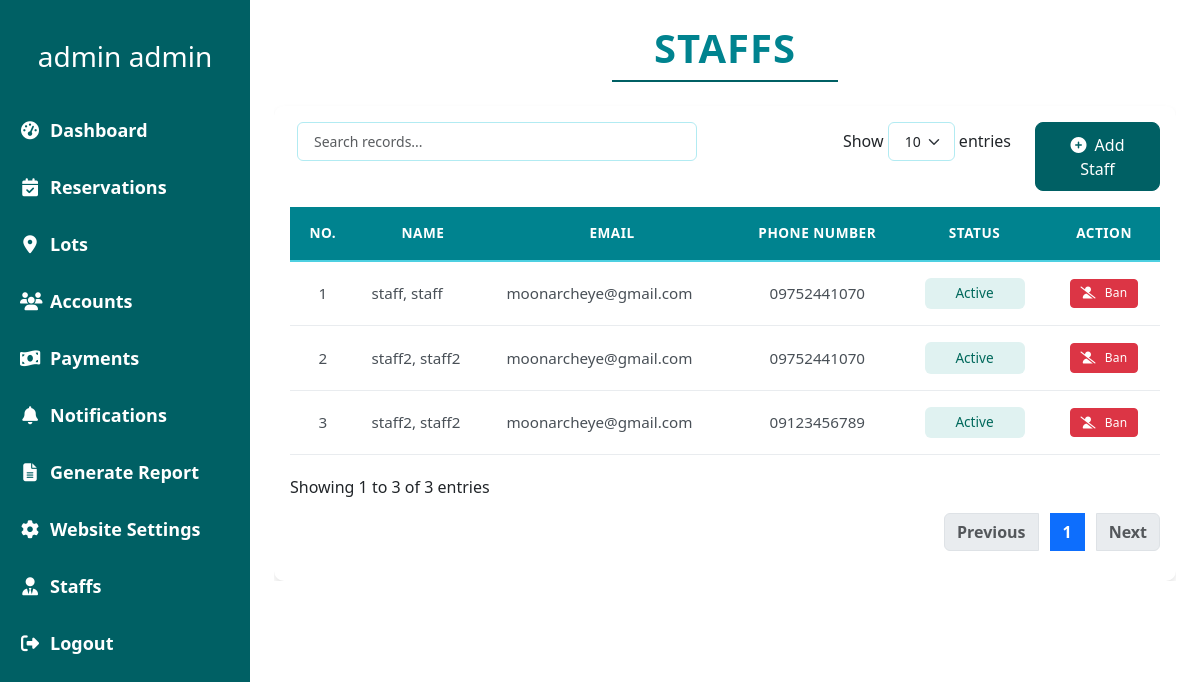
The app's page /admin/staff.php (signed in) with its own data.
### tables this page shows
CREATE TABLE `account` (
  `account_id` int(11) NOT NULL,
  `username` varchar(255) NOT NULL,
  `password` varchar(255) NOT NULL,
  `first_name` varchar(255) NOT NULL,
  `middle_name` varchar(250) NOT NULL,
  `last_name` varchar(255) NOT NULL,
  `email` varchar(255) DEFAULT NULL,
  `phone_number` varchar(20) NOT NULL,
  `created_at` timestamp NOT NULL DEFAULT current_timestamp(),
  `is_customer` tinyint(1) NOT NULL DEFAULT 0,
  `is_staff` tinyint(1) NOT NULL DEFAULT 0,
  `is_admin` tinyint(1) NOT NULL DEFAULT 0,
  `is_banned` tinyint(1) DEFAULT 0,
  `is_deleted` tinyint(1) NOT NULL DEFAULT 0,
  `reset_token` varchar(64) DEFAULT NULL,
  `reset_token_expiry` datetime DEFAULT NULL
);

### admin/staffs/staffs.class.php (called while the page is built, shortened)
<?php
require_once __DIR__ . '/../../database.php';
class Staffs_class {
    protected $db;
    function __construct() {
        $this->db = new Database();
    }
    function showALL_staff() {
        $sql = "SELECT *, CASE WHEN is_banned = 1 THEN 'Banned' ELSE 'Active' END as status
                FROM account
                WHERE is_staff = 1";
        $query = $this->db->connect()->prepare($sql);
        $data = null;
        if($query->execute()) {
            $data = $query->fetchAll();
        }
        return $data;
    }
}

### database.php (called while the page is built)
<?php
class Database{
    private $host = 'localhost';
    private $username = 'root';
    private $password = '';
    private $dbname = 'burial_db';
    protected $connection;
    function connect(){
        try {
            if($this->connection === null){
                $dsn = "mysql:host=$this->host;dbname=$this->dbname";
                $this->connection = new PDO($dsn, $this->username, $this->password, [
                    PDO::ATTR_ERRMODE => PDO::ERRMODE_EXCEPTION,
                    PDO::ATTR_DEFAULT_FETCH_MODE => PDO::FETCH_ASSOC,
                    PDO::ATTR_EMULATE_PREPARES => false
                ]);
            }
            return $this->connection;
        } catch (PDOException $e) {
            error_log("Database Connection Error: " . $e->getMessage());
            throw new Exception("Database connection failed: " . $e->getMessage());
        }
    }
}

### admin/staff.php (the view, shortened to what this page needs)
<?php
    include(__DIR__ . '/nav/navigation.php');
    require_once __DIR__ . '/staffs/staffs.class.php';
    $staffObj = new Staffs_class();
    $staffArray = $staffObj->showALL_staff();
?>
<link rel="stylesheet" type="text/css" href="https://cdn.datatables.net/1.13.7/css/dataTables.bootstrap5.min.css">
<div class="container-fluid px-4 py-4">
    <section id="staff">
        <div class="text-center mb-4">
            <h1 class="display-5 fw-bold text-uppercase" style="color: #006064;">STAFFS</h1>
            <div class="border-bottom border-2 w-25 mx-auto" style="border-color: #006064 !important;"></div>
        </div>
        <div class="card">
            <div class="card-body">
                <table id="staffTable" class="table table-hover">
                    <thead>
                        <tr>
                            <th>No.</th>
                            <th>Name</th>
                            <th>Email</th>
                            <th>Phone Number</th>
                            <th>Status</th>
                            <th>Action</th>
                        </tr>
                    </thead>
                    <tbody>
                        <?php
                            $i = 1;
                            foreach ($staffArray as $staff){
                        ?>
                        <tr>
                            <td class="text-center"><?= $i ?></td>
                            <td><?= $staff['last_name'] ?>, <?= $staff['first_name'] ?></td>
                            <td><?= $staff['email'] ?></td>
                            <td class="text-center"><?= $staff['phone_number'] ?></td>
                            <td class="text-center">
                                <span class="status-badge <?= strtolower($staff['status']) ?>">
                                    <?= $staff['status'] ?>
                                </span>
                            </td>
                            <td class="text-center">
                                <form method="POST" style="display: inline;">
                                    <button type="submit" name="toggle_ban"
                                            class="btn btn-sm <?= $staff['status'] == 'Banned' ? 'btn-success' : 'btn-danger' ?> d-flex align-items-center mx-auto">
                                        <i class="fas <?= $staff['status'] == 'Banned' ? 'fa-user-check' : 'fa-user-slash' ?> me-1"></i>
                                        <?= $staff['status'] == 'Banned' ? 'Unban' : 'Ban' ?>
                                    </button>
                                </form>
                            </td>
                        </tr>
                        <?php
                                $i++;
                            }
                        ?>
                    </tbody>
                </table>
            </div>
        </div>
    </section>
</div>

### admin/admin.css (style rules this page uses)
* { border: 0; margin: 0; padding: 0; }
:root { --primary-dark: #006064; --primary-light: #e0f2f1; --secondary: #b2dfdb; --accent: #455a64; --text-dark: #263238; --text-light: #ffffff; }
body { display: flex; background-color: white; min-height: 100vh; margin: 0; }
section { width: 100%; height: auto; overflow-y: auto; }
.card { border: none; border-radius: 10px; box-shadow: 0 4px 6px rgba(0, 0, 0, 0.1); transition: all 0.3s ease; height: 100%; }
.card-body { display: flex; flex-direction: column; }

### admin/staff.php (style rules this page uses)
.display-5 { font-size: 2.5rem !important; margin-bottom: 0.5rem !important; letter-spacing: 1px !important; color: #00838f !important; }
.table { border-collapse: separate !important; border-spacing: 0 !important; width: 100% !important; margin-bottom: 0 !important; border: none !important; }
.table thead th { background-color: #00838f !important; color: white !important; font-weight: 600 !important; text-transform: uppercase !important; font-size: 0.85rem !important; letter-spacing: 0.5px !important; padding: 1rem !important; text-align: center !important; border: none !important; border-bottom: 2px solid #4dd0e1 !important; }
.table tbody td { padding: 1rem !important; vertical-align: middle !important; border: none !important; border-bottom: 1px solid #e9ecef !important; color: #495057 !important; font-size: 0.95rem !important; }
.table tbody tr:nth-of-type(odd) { background-color: #f5fcfd !important; }
.status-badge { padding: 0.35rem 0.75rem !important; border-radius: 6px !important; font-size: 0.85rem !important; font-weight: 500 !important; display: inline-block !important; text-align: center !important; min-width: 100px !important; }
.status-badge.active { background-color: #e0f2f1 !important; color: #00695c !important; }
.btn-sm { padding: 0.3rem 0.6rem !important; font-size: 0.75rem !important; border-radius: 4px !important; font-weight: 500 !important; letter-spacing: 0.3px !important; display: inline-flex !important; align-items: center !important; gap: 0.3rem !important; }
.btn { padding: 0.6rem 1.5rem; font-weight: 500; border-radius: 8px; transition: all 0.3s ease; }

### records on screen
account: last_name "staff", first_name "staff", email "moonarcheye@gmail.com", phone_number "09752441070", status "Active"
account: last_name "staff2", first_name "staff2", email "moonarcheye@gmail.com", phone_number "09752441070", status "Active"
account: last_name "staff2", first_name "staff2", email "moonarcheye@gmail.com", phone_number "09123456789", status "Active"

### other values on screen
$_SESSION['account']['first_name'] "admin"
$_SESSION['account']['last_name'] "admin"
